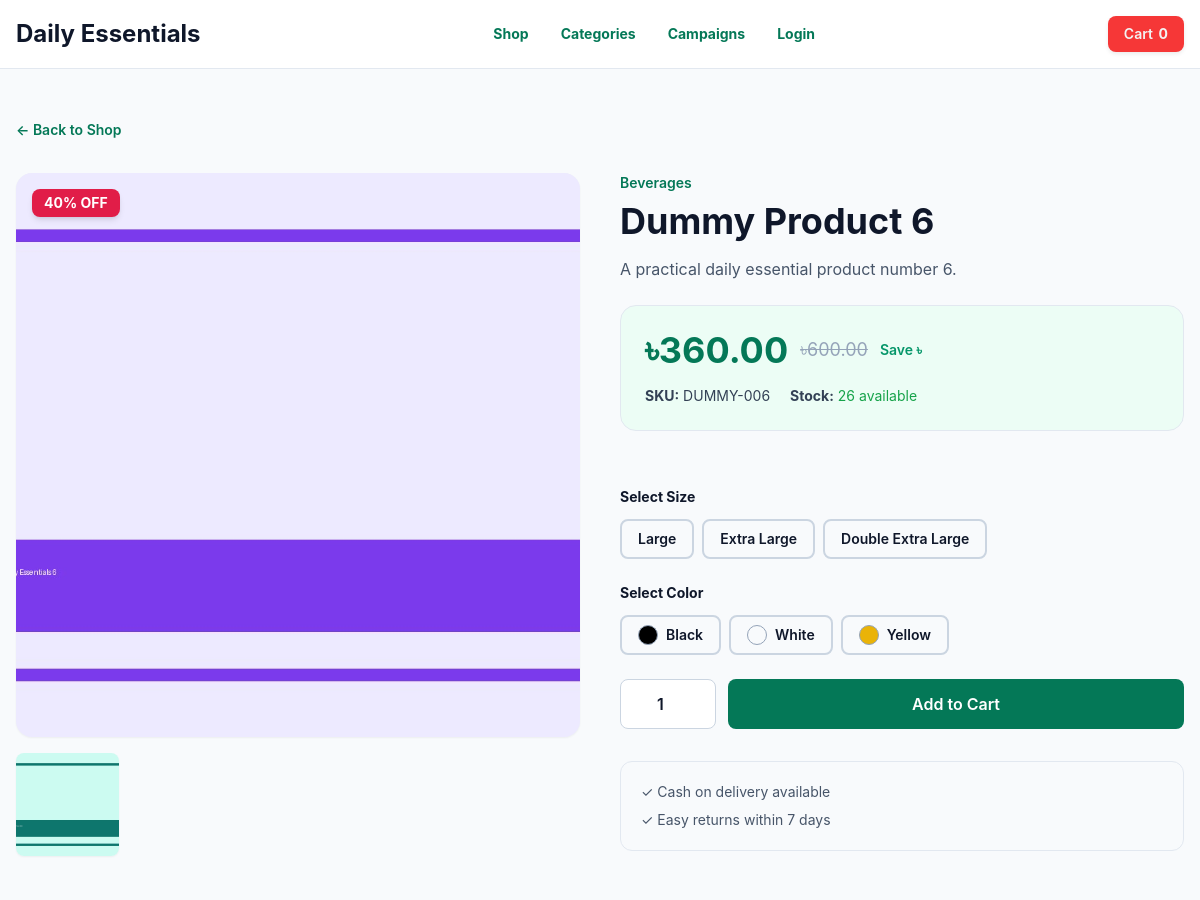
/shop/dummy-product-6/ (upper part), run on an earlier commit of the app's database.
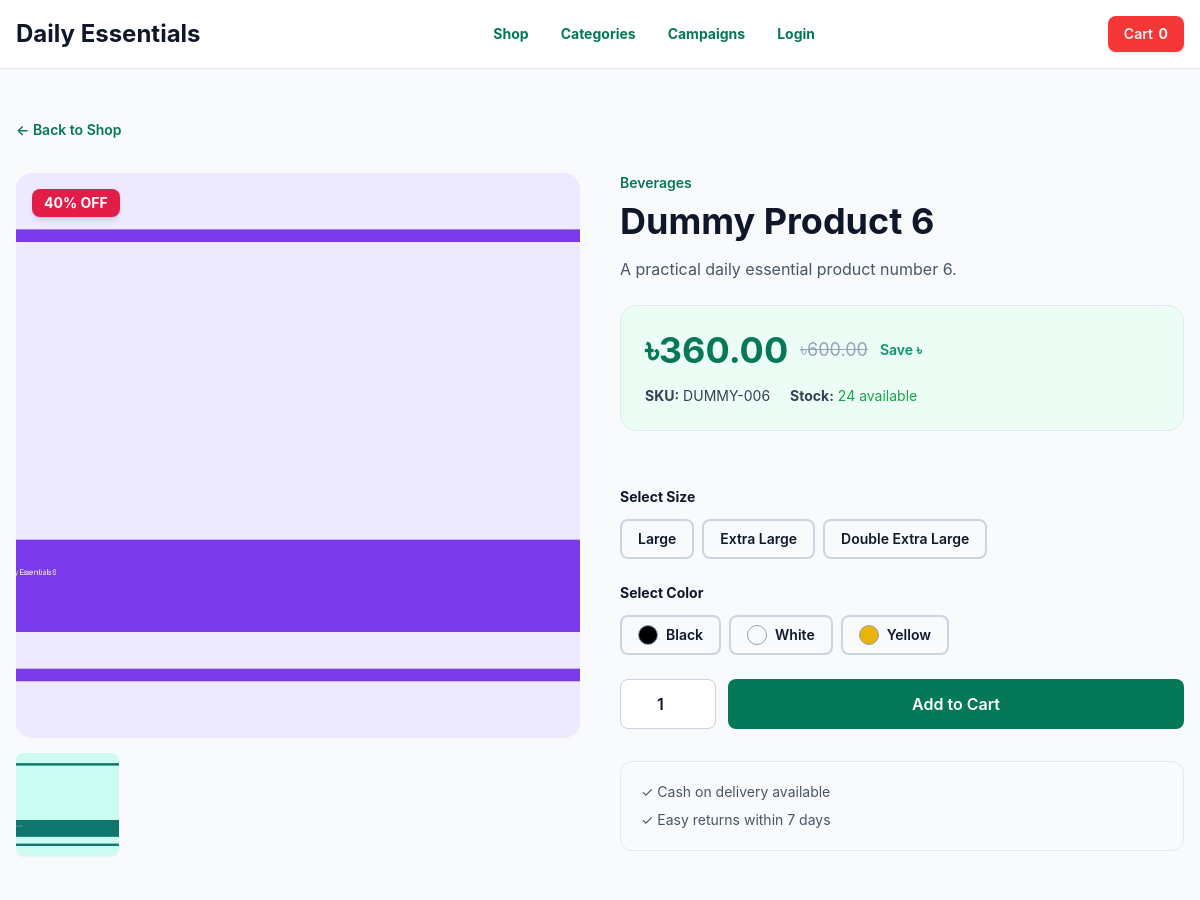
And on a later commit of the database.
### products/models.py (models this page shows, shortened)
class Product(SEOFields):
    category = models.ForeignKey(Category, on_delete=models.PROTECT, related_name="products")
    name = models.CharField(max_length=180)
    slug = models.SlugField(unique=True)
    short_description = models.CharField(max_length=255, blank=True)
    full_description = CKEditor5Field("Full Description",config_name="default",blank=True,null=True,help_text="Detailed product description with rich text formatting.")
    sku = models.CharField(max_length=80, unique=True)
    price = models.DecimalField(max_digits=10, decimal_places=2)
    discount_price = models.DecimalField(max_digits=10, decimal_places=2, blank=True, null=True)
    stock_quantity = models.PositiveIntegerField(default=0)
    thumbnail = models.ImageField(
        upload_to="products/",
        blank=True,
        null=True,
        help_text="Recommended: square JPG, PNG, or WebP product image, at least 800x800px.",
    )
    size_guide = models.ImageField(
        upload_to="size-guides/",
        blank=True,
        null=True,
        help_text="Optional. Upload a clear JPG, PNG, or WebP size guide image.",
    )
    sizes = models.ManyToManyField(Size, blank=True)
    colors = models.ManyToManyField(Color, blank=True)
    is_active = models.BooleanField(default=True)
    is_featured = models.BooleanField(default=False)
    is_new_arrival = models.BooleanField(default=False)
    is_bestseller = models.BooleanField(default=False)
    is_campaign_product = models.BooleanField(default=False)
    created_at = models.DateTimeField(auto_now_add=True)
    updated_at = models.DateTimeField(auto_now=True)
    objects = ProductQuerySet.as_manager()
    class Meta:
        ordering = ["-created_at"]
    @property
    def current_price(self):
        campaign_price = None
        campaign_discount = self.campaign_discount_percentage
        if campaign_discount:
            campaign_price = self.price - (self.price * campaign_discount / 100)
        prices = [self.price]
        if self.discount_price and self.discount_price < self.price:
            prices.append(self.discount_price)
        if campaign_price and campaign_price < self.price:
            prices.append(campaign_price)
        return min(prices).quantize(self.price)
    @property
    def discount_percentage(self):
        if self.discount_price and self.price and self.discount_price < self.price:
            return round(((self.price - self.discount_price) / self.price) * 100)
        return 0
    @property
    def campaign_discount_percentage(self):
        now = timezone.now()
        campaigns = self.campaigns.filter(is_active=True, discount_percentage__gt=0).filter(
            models.Q(starts_at__isnull=True) | models.Q(starts_at__lte=now),
            models.Q(ends_at__isnull=True) | models.Q(ends_at__gte=now),
        )
        return campaigns.order_by("-discount_percentage").values_list("discount_percentage", flat=True).first() or 0
    @property
    def display_discount_percentage(self):
        return max(self.discount_percentage, self.campaign_discount_percentage)
    @property
    def has_active_discount(self):
        return self.current_price < self.price

### categories/models.py (models this page shows, shortened)
class Category(SEOFields):
    name = models.CharField(max_length=120)
    slug = models.SlugField(unique=True)
    image = models.ImageField(
        upload_to="categories/",
        blank=True,
        null=True,
        help_text="Recommended: square JPG, PNG, or WebP image, at least 600x600px.",
    )
    description = models.TextField(blank=True)
    is_active = models.BooleanField(default=True)
    show_on_home = models.BooleanField(default=False)
    display_order = models.PositiveIntegerField(default=0)
    class Meta:
        ordering = ["display_order", "name"]
        verbose_name_plural = "Categories"

### products/views.py (the view)
# urls.py: path("<slug:slug>/", views.product_detail, name="detail"),
def product_detail(request, slug):
    product = get_object_or_404(Product.objects.active().prefetch_related("sizes", "colors", "gallery"), slug=slug)
    related = Product.objects.active().filter(category=product.category).exclude(pk=product.pk)[:4]
    return render(request, "products/product_detail.html", {"product": product, "related_products": related, "seo_object": product})

### cart/cart.py (called while the page is built, shortened)
    def __iter__(self):
        product_ids = [item.get("product_id", key.split(":")[0]) for key, item in self.cart.items()]
        products = Product.objects.filter(id__in=product_ids)
        product_map = {str(product.id): product for product in products}

    def __len__(self):
        return sum(item["quantity"] for item in self.cart.values())

    def total(self):
        return sum((item["line_total"] for item in self), Decimal("0.00"))

### cart/context_processors.py (called while the page is built)
def cart_summary(request):
    cart = Cart(request)
    return {"cart_item_count": len(cart), "cart_total": cart.total()}

### products/models.py (called while the page is built)
    def active(self):
        return self.filter(is_active=True).select_related("category")

### templates/products/product_detail.html (shortened to what the changed rows need)
{% extends "base.html" %}
{% load static %}
{% block content %}
<section class="mx-auto max-w-7xl overflow-x-hidden px-4 py-12">
  <div class="mt-8 grid gap-10 lg:grid-cols-2">
    <div class="min-w-0">
      <div class="relative overflow-hidden rounded-2xl bg-slate-100 shadow-sm">
        {% if product.thumbnail %}
          <img src="{{ product.thumbnail.url }}"
               alt="{{ product.name }}"
               class="aspect-square w-full object-cover">
        {% else %}
          <img src="{% static 'img/placeholder.svg' %}"
               alt="{{ product.name }}"
               class="aspect-square w-full object-cover">
        {% endif %}
        {% if product.display_discount_percentage %}
          <span class="absolute left-4 top-4 rounded-lg bg-rose-600 px-3 py-1 text-sm font-bold text-white shadow-md">
            {{ product.display_discount_percentage }}% OFF
          </span>
        {% endif %}
      </div>
    </div>
    <div class="min-w-0 overflow-hidden">
      <p class="text-sm font-semibold text-emerald-700">
        {{ product.category.name }}
      </p>
      <h1 class="mt-2 break-words text-4xl font-bold text-slate-900">
        {{ product.name }}
      </h1>
      <p class="mt-4 break-words text-slate-600">
        {{ product.short_description }}
      </p>
      <div class="mt-6 rounded-2xl border border-slate-200 bg-emerald-50 p-6">
        <div class="flex flex-wrap items-center gap-3">
          <span class="text-4xl font-bold text-emerald-700">
            ৳{{ product.current_price }}
          </span>
          {% if product.has_active_discount %}
            <span class="text-lg text-slate-400 line-through">
              ৳{{ product.price }}
            </span>
            <span class="text-sm font-semibold text-emerald-600">
              Save ৳{{ product.discount_amount }}
            </span>
          {% endif %}
        </div>
        <div class="mt-4 flex flex-wrap gap-5 text-sm">
          <span class="text-slate-700">
            <strong>SKU:</strong>
            {{ product.sku }}
          </span>
          <span class="text-slate-700">
            <strong>Stock:</strong>
            {% if product.stock_quantity > 5 %}
              <span class="text-green-600">
                {{ product.stock_quantity }} available
              </span>
            {% elif product.stock_quantity > 0 %}
              <span class="text-yellow-600">
                {{ product.stock_quantity }} left
              </span>
            {% else %}
              <span class="text-red-600">
                Out of Stock
              </span>
            {% endif %}
          </span>
        </div>
      </div>
      <form method="post"
            action="{% url 'cart:add' product.id %}"
            id="add-to-cart-form"
            class="mt-8 space-y-6 overflow-hidden">
        {% if product.sizes.all %}
          <fieldset>
          </fieldset>
        {% endif %}
        {% if product.colors.all %}
          <fieldset>
          </fieldset>
        {% endif %}
        <div class="flex flex-wrap gap-3">
          <input type="number"
                 name="quantity"
                 min="1"
                 max="{{ product.stock_quantity }}"
                 value="1"
                 class="w-24 rounded-lg border border-slate-300 bg-white p-3 text-center font-semibold"
                 {% if product.stock_quantity <= 0 %}disabled{% endif %}>
          <button type="submit"
                  class="flex-1 rounded-lg bg-emerald-700 px-6 py-3 font-semibold text-white transition hover:bg-emerald-800 disabled:bg-slate-400"
                  {% if product.stock_quantity <= 0 %}disabled{% endif %}>
            {% if product.stock_quantity <= 0 %}
              Out of Stock
            {% else %}
              Add to Cart
            {% endif %}
          </button>
        </div>
      </form>
      {% if site_settings.show_product_shipping_info %}
        <div class="mt-8 rounded-xl border border-slate-200 bg-slate-50 p-5 text-sm text-slate-600">
          <div class="space-y-2">
          </div>
        </div>
      {% endif %}
    </div>
  </div>
</section>
{% endblock %}

What changed in the data, as far as the page shows it:
changed Product "Dummy Product 6": stock_quantity "26" → "24"
